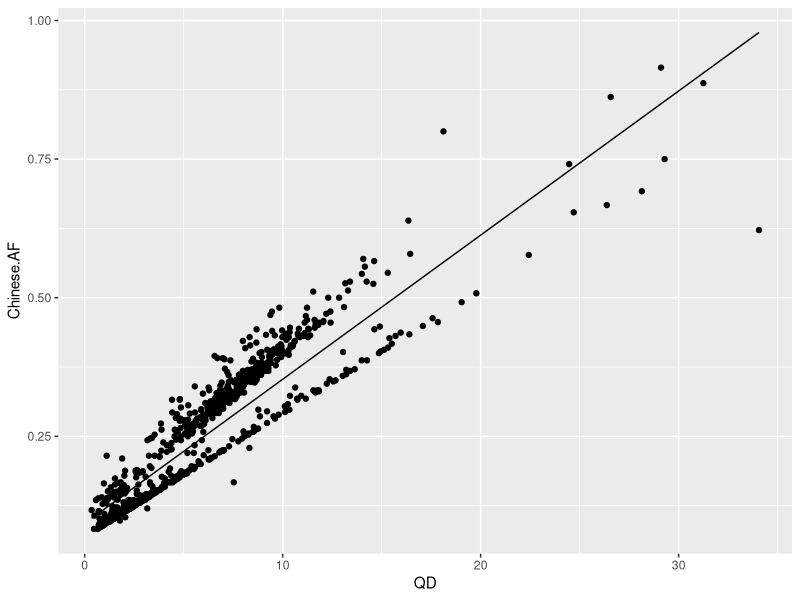
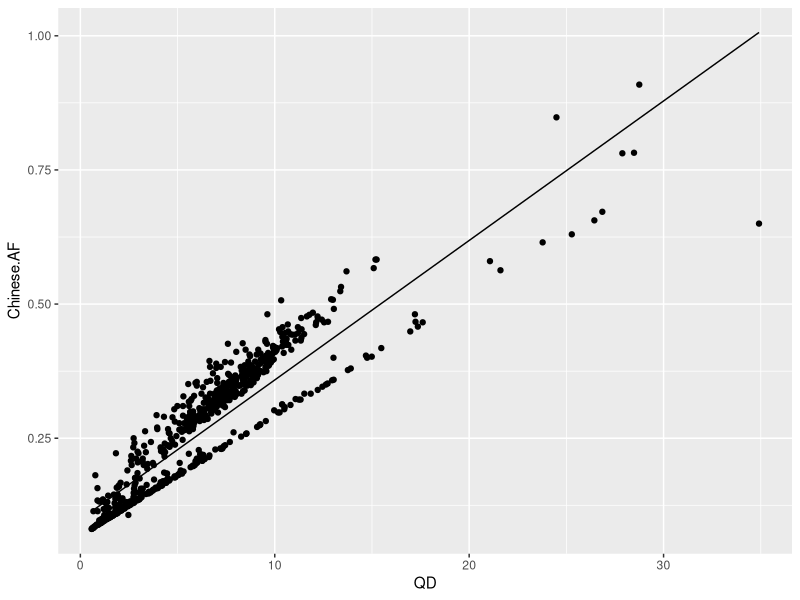

Source code (R) for these figures, in order: (Note: this script raises an error after producing the figures.)
library(ggplot2)
setwd("C:/Users/selee/Desktop/class/defaultCGP")
df <- read.table("3_BQRS.all.dbsnp151.annotated.table.txt",header=T)
df <- df[complete.cases(df),]
dfSnv <- df[df$TYPE=='SNP',]
dfti <- dfSnv[dfSnv$TRANSITION=='1',]
dftv <- dfSnv[dfSnv$TRANSITION=='0',]
######separate ti######
attach(dfti)
lm1 <- lm(Chinese.AF~QD) #AF = 0.02736*QD+0.09290
xvec1 <- dfti$QD
yvec1 <- c()
for (val in xvec1){
  yval1 = 0.026*val+0.09290#0.02736 originally but the graph should have lower slope
  yvec1 <- c(yvec1,yval1)
}
dfti$lm.AF <- yvec1
ggplot(dfti,aes(x=QD))+
  geom_point(aes(y=Chinese.AF))+
  geom_line(aes(y=lm.AF))
#fp
d1 <- c()
for (i in seq(1,nrow(dfti))){
  a1 <- dfti$Chinese.AF[i]
  b1 <- dfti$lm.AF[i]
  d1 <- c(d1,a1<b1)
}
tifp <- dfti[d1,]
#tp
e1 <- c()
for (i in seq(1,nrow(dfti))){
  a1 <- dfti$Chinese.AF[i]
  b1 <- dfti$lm.AF[i]
  e1 <- c(e1,a1>=b1)
}
tiwithtp <- dfti[e1,]
nrow(tiwithtp)
######separate tv######
attach(dftv)
lm2 <- lm(Chinese.AF~QD) #AF = 0.02749 * QD + 0.09859
xvec <- dftv$QD
yvec <- c()
for (val in xvec){
  yval = 0.026*val+0.09859#0.02749 originally but the graph should have lower slope
  yvec <- c(yvec,yval)
}
dftv$lm.AF <- yvec
ggplot(dftv,aes(x=QD))+
  geom_point(aes(y=Chinese.AF))+
  geom_line(aes(y=lm.AF))
#fp
d <- c()
for (i in seq(1,nrow(dftv))){
  a <- dftv$Chinese.AF[i]
  b <- dftv$lm.AF[i]
  d <- c(d,a<b)
}
tvfp <- dftv[d,]
nrow(tvfp)#301
#tp
e <- c()
for (i in seq(1,nrow(dftv))){
  a <- dftv$Chinese.AF[i]
  b <- dftv$lm.AF[i]
  e <- c(e,a>=b)
}
tvwithtp <- dftv[e,]
nrow(tvwithtp)
######0.AF>=0.3(to filter out somatic variants)######
dfSnv <- dfSnv[dfSnv$Chinese.AF>=0.3,]
dfti <- dfSnv[dfSnv$TRANSITION=='1',]
dftv <- dfSnv[dfSnv$TRANSITION=='0',]
nrow(dfti)
nrow(dftv)#318/335
######1.af threshold to adjust ti/tv>=1######
#background information: 2011 conrad et al
dfSnv <- dfSnv[dfSnv$Chinese.AF>=0.4,]
dfti <- dfSnv[dfSnv$TRANSITION=='1',]
dftv <- dfSnv[dfSnv$TRANSITION=='0',]
nrow(dfti)
nrow(dftv)#113/95
######2. exclude variants in dbSNP######
dfti <- dfti[dfti$ID=='.',]
dftv <- dftv[dftv$ID=='.',]
nrow(dfti)#56 / dbsnp: 57
nrow(dftv)#73 / dbsnp: 22
######3.separate two lines in QD-AF######
#ti fp
dfti$lm.AF <- dfti$QD*0.026+0.09290
d <- c()
for (i in seq(1,nrow(n_dfti))){
  a <- dfti$Chinese.AF[i]
  b <- dfti$lm.AF[i]
  d <- c(d,a<b)
}
tifp <- dfti[d,]
nrow(tifp)#2 / dbsnp: 22
#ti tp
e <- c()
for (i in seq(1,nrow(dfti))){
  a <- dfti$Chinese.AF[i]
  b <- dfti$lm.AF[i]
  e <- c(e,a>=b)
}
tiwithtp <- dfti[e,]
nrow(tiwithtp)#54 / dbsnp: 35
#tv fp
dftv$lm.AF <- dftv$QD*0.026+0.09859
d <- c()
for (i in seq(1,nrow(dftv))){
  a <- dftv$Chinese.AF[i]
  b <- dftv$lm.AF[i]
  d <- c(d,a<b)
}
tvfp <- dftv[d,]
nrow(tvfp)#7 / dbsnp: 12
#tv tp
e <- c()
for (i in seq(1,nrow(dftv))){
  a <- dftv$Chinese.AF[i]
  b <- dftv$lm.AF[i]
  e <- c(e,a>=b)
}
tvwithtp <- dftv[e,]
nrow(tvwithtp)#66 / dbsnp: 10
#fp pos to file->observe in IGV
fp <- rbind(tifp,tvfp)
cat(fp$POS,file='C:/Users/selee/Desktop/fp.pos.txt')
######4.separate variants by BaseQRankSum(+/-)######
#ti
ti_posBQRS <- tiwithtp[tiwithtp$BaseQRankSum>=0,]
ti_negBQRS <- tiwithtp[tiwithtp$BaseQRankSum<0,]
nrow(ti_posBQRS)#23 / dbsnp: 28
nrow(ti_negBQRS)#31 / dbsnp: 7
#for (i in 1:nrow(tiwithtp)){
#  if (tiwithtp$BaseQRankSum[i]>=0){
#    tiwithtp$bqrs[i] <- 'pos'
#  }else{
#    tiwithtp$bqrs[i] <- 'neg'
#  }
#}
i<-1
while (i<=nrow(tiwithtp)){
  if (tiwithtp$BaseQRankSum[i]>=-5&tiwithtp$BaseQRankSum[i]<0){
    tiwithtp$bqrs[i] <- '-5<=BQRS<0'
  }else{
    tiwithtp$bqrs[i]<-'BQRS>=0'
  }
  i <- i + 1
}
tiwithtp$bqrs[which(tiwithtp$BaseQRankSum<(-5))]<-'BQRS<-5'
ggplot(tiwithtp,aes(x=BaseQRankSum,y=Chinese.AF,color=bqrs))+geom_point()
ggplot(tiwithtp,aes(x=QD,y=Chinese.AF,color=bqrs))+geom_point()
#tv
tv_posBQRS <- tvwithtp[tvwithtp$BaseQRankSum>=0,]
tv_negBQRS <- tvwithtp[tvwithtp$BaseQRankSum<0,]
nrow(tv_posBQRS)#32 -> 31 / dbsnp: 7
nrow(tv_negBQRS)#34 -> 35 / dbsnp: 3
i<-1
while (i<=nrow(tvwithtp)){
  if (tvwithtp$BaseQRankSum[i]>=-4&tvwithtp$BaseQRankSum[i]<0){
    tvwithtp$bqrs[i] <- 'neg1'
    }else{
      tvwithtp$bqrs[i]<-'pos'
    }
  i <- i + 1
}
tvwithtp$bqrs[which(tvwithtp$BaseQRankSum<(-4))]<-'neg2'
ggplot(tvwithtp,aes(x=BaseQRankSum,y=Chinese.AF,color=bqrs))+geom_point()
ggplot(tvwithtp,aes(x=QD,y=Chinese.AF,color=bqrs))+geom_point()
######4-1.dbSNP BaseQRankSum######
#change dfti<-dfti[dfti$ID!='.',]

#(test)filtering
tmp_tiwithtp <- tiwithtp[tiwithtp$QD>=10,]
tmp_tvwithtp <- tvwithtp[tvwithtp$QD>=10.2,]
nrow(tmp_tiwithtp)
nrow(tmp_tvwithtp)
ggplot(dfSnv1,aes(x=BaseQRankSum,y=Chinese.AF,color=TRANSITION))+geom_point()
dfSnv1 <- df[df$TYPE=='SNP',]
######annotated variants by mut spectra######
dfSnv <- df[df$TYPE=='SNP',]
dfSnv <- dfSnv[dfSnv$ID!='.',]
dfSnv <- dfSnv[dfSnv$Chinese.AF>=0.3,]
dfti <- dfSnv[dfSnv$TRANSITION=='1',]
dftv <- dfSnv[dfSnv$TRANSITION=='0',]
nrow(dfti)#136
nrow(dftv)#49
#ti
GtoA <- which(dfSnv$REF=='G'&dfSnv$ALT=='A')
AtoG <- which(dfSnv$REF=='A'&dfSnv$ALT=='G')
CtoT <- which(dfSnv$REF=='C'&dfSnv$ALT=='T')
TtoC <- which(dfSnv$REF=='T'&dfSnv$ALT=='C')
#tv
GtoC <- which(dfSnv$REF=='G'&dfSnv$ALT=='C')
GtoT <- which(dfSnv$REF=='G'&dfSnv$ALT=='T')
AtoT <- which(dfSnv$REF=='A'&dfSnv$ALT=='T')
AtoC <- which(dfSnv$REF=='A'&dfSnv$ALT=='C')
CtoA <- which(dfSnv$REF=='C'&dfSnv$ALT=='A')
CtoG <- which(dfSnv$REF=='C'&dfSnv$ALT=='G')
TtoA <- which(dfSnv$REF=='T'&dfSnv$ALT=='A')
TtoG <- which(dfSnv$REF=='T'&dfSnv$ALT=='G')
dfSnv$mutype<-dfSnv$TRANSITION
dfSnv$mutype[GtoA]<-'G>A'
dfSnv$mutype[AtoG]<-'A>G'
dfSnv$mutype[CtoT]<-'C>T'
dfSnv$mutype[TtoC]<-'T>C'
ggplot(dfSnv,aes(x=QD,y=Chinese.AF,color=mutype))+geom_point(size=1)
ggplot(dfSnv,aes(x=BaseQRankSum,y=Chinese.AF,color=mutype))+geom_point(size=1)
dfti <- dfSnv[dfSnv$TRANSITION==1,]
ggplot(dfti,aes(x=BaseQRankSum,y=Chinese.AF,color=mutype))+geom_point(size=1)
#tv
dfSnv$mutype[GtoC]<-'G>C'
dfSnv$mutype[GtoT]<-'G>T'
dfSnv$mutype[AtoT]<-'A>T'
dfSnv$mutype[AtoC]<-'A>C'
dfSnv$mutype[CtoA]<-'C>A'
dfSnv$mutype[CtoG]<-'C>G'
dfSnv$mutype[TtoA]<-'T>A'
dfSnv$mutype[TtoG]<-'T>G'
dftv <- dfSnv[dfSnv$TRANSITION=='0',]
ggplot(dftv,aes(x=BaseQRankSum,y=Chinese.AF,color=mutype))+geom_point(size=1)
#T,A qual > C,G ?
ggplot(dfti,aes(x=BaseQRankSum,y=Chinese.AF,color=ALT))+geom_point()
